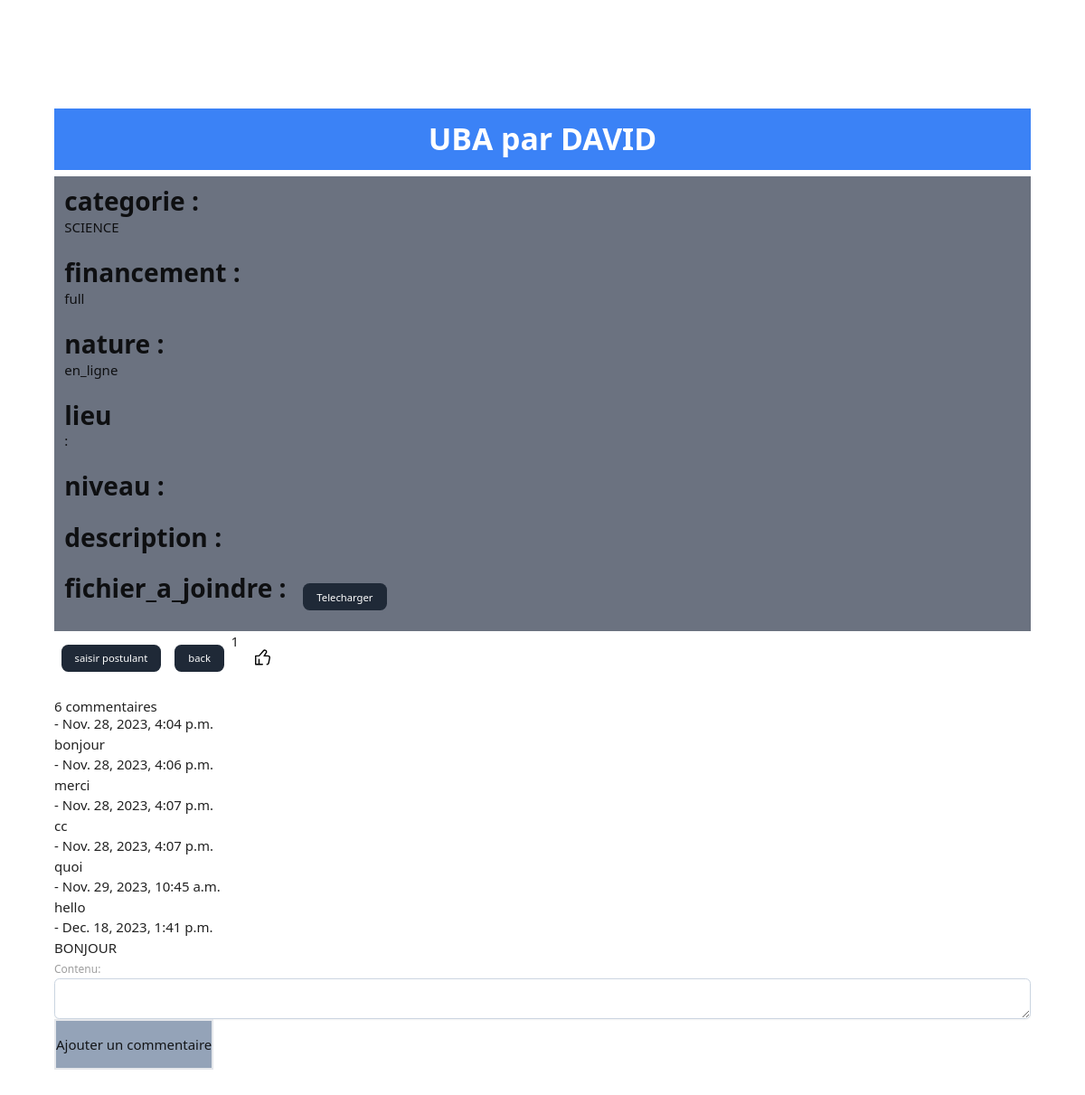
Page /bourse/detail_bourse/1/ (signed in) on the earlier database version.
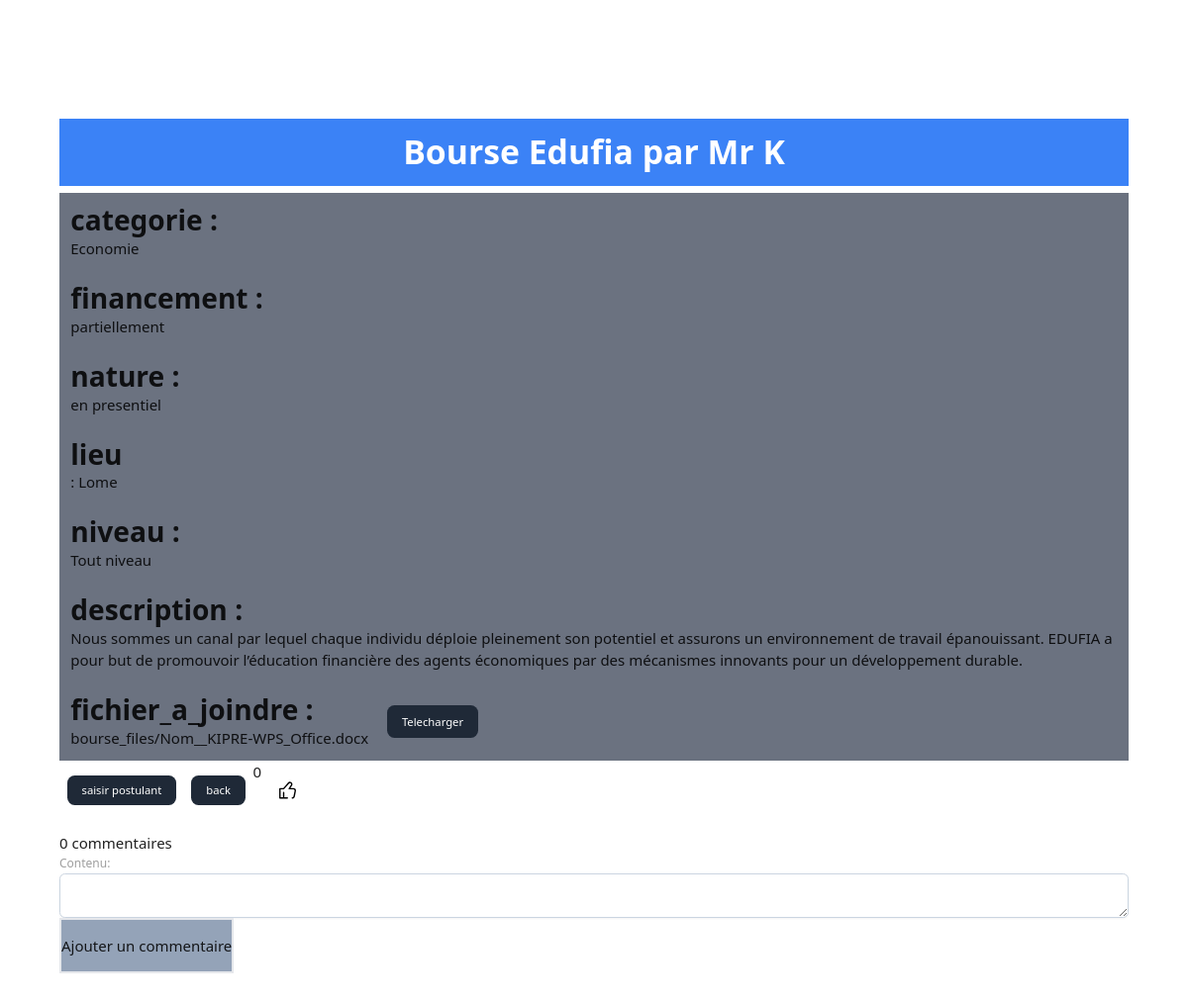
Same page on the later database version.
### Bourse/models.py (models this page shows, shortened)
class Bourse(models.Model):
    titre  = models.CharField(max_length=255)
    publicateur = models.CharField(max_length=255)
    categorie  = models.CharField(max_length=255)
    financement = models.CharField(max_length=255)
    nature = models.CharField(max_length=255)
    lieu = models.CharField(max_length=255, default='')
    niveau = models.CharField(max_length=50, default='')
    description = models.TextField(default='', blank=True, null=True)
    cover_photo = models.ImageField(blank=True, null=True, upload_to="images/")
    fichier_a_joindre = models.FileField(upload_to='bourse_files/', default='')
    likes = models.ManyToManyField(User, related_name='like', default="None", blank="True")
    like_count = models.BigIntegerField(default='0')

class Comment(models.Model):
    bourse = models.ForeignKey(Bourse, on_delete=models.CASCADE)
    auteur = models.CharField(max_length=100, default='')
    contenu = models.TextField()
    date = models.DateTimeField(auto_now_add=True)

### Bourse/views.py (the view)
# urls.py: path('detail_bourse/<int:bourse_id>/', detail_bourse, name='detail_bourse'),
@login_required
def detail_bourse(request, bourse_id):
    bourse = get_object_or_404(Bourse, id=bourse_id)
    commentaire = Comment.objects.filter(bourse=bourse)
    new_comment = None
    if request.method == 'POST':
        comment_form = CommentForm(data=request.POST)
        if comment_form.is_valid():
            new_comment = comment_form.save(commit=False)
            new_comment.bourse = bourse
            new_comment.save()
    else:
        comment_form = CommentForm()
    context = {'bourse': bourse, 'commentaire': commentaire, 'comment_form': comment_form, 'new_comment': new_comment}
    return render(request, 'bourse/detail_bourse.html', context)

### Bourse/forms.py
class CommentForm(forms.ModelForm):
    class Meta:
        model = Comment
        fields = ['contenu']
    contenu = forms.CharField(
        widget=forms.Textarea(attrs={'class': ' placeholder:italic placeholder:text-slate-400 block bg-white w-full border border-slate-300 rounded-md py-2 pl-3 pr-3 shadow-sm focus:outline-none focus:border-sky-500 focus:ring-sky-500 focus:ring-1 sm:text-sm items-center'}),
    )

### templates/bourse/detail_bourse.html (shortened to what this page needs)
{% extends 'base/base.html' %}
{% load tailwind_filters %}
{% block content %}
<div class=" my-16 py-16 px-16">
    <div class="bg-blue-500 text-white p-4 font-bold text-4xl text-center">
        {{ bourse.titre }} par {{ bourse.publicateur }}
    </div>
    <p class="bg-gray-500 mt-2 p-3"> <span class="font-bold text-3xl"> categorie :</span> <br> {{ bourse.categorie }}</p>
    <p class="bg-gray-500 p-3"> <span class="font-bold text-3xl">  financement :</span> <br> {{ bourse.financement }}</p>
    <p class="bg-gray-500 p-3"> <span class="font-bold text-3xl">  nature :</span> <br> {{ bourse.nature }}</p>
    <p class="bg-gray-500 p-3"> <span class="font-bold text-3xl">  lieu </span> <br>: {{ bourse.lieu }}</p>
    <p class="bg-gray-500 p-3"> <span class="font-bold text-3xl">  niveau :</span> <br> {{ bourse.niveau }}</p>
    <p class="bg-gray-500 p-3"> <span class="font-bold text-3xl">  description :</span> <br> {{ bourse.description }}</p>
    <div class="bg-gray-500 flex">
        <p class=" rounded-lg p-3"> <span class="font-bold text-3xl"> fichier_a_joindre :</span>  <br> {{ bourse.fichier_a_joindre }}</p>
        <button id="telecharger-revue" class="bg-gray-800 text-white text-xs m-6 py-2 px-4 mx-2 rounded-lg hover:bg-blue-600 transition">Telecharger</a>
    </div>
    <div class="space-x-4">
        <div class="flex">
            <a href="{% url 'bourse:saisir_postulant' bourse_id=bourse.id %}" class="my-4 bg-gray-800 text-white text-xs py-2 px-4 mx-2 rounded-lg hover:bg-blue-600 transition"> saisir postulant</a>
            <a  href="{% url 'home' %}" class="my-4 bg-gray-800 text-white text-xs py-2 px-4 mx-2 rounded-lg hover:bg-blue-600 transition">back</a>
            <div class="flex">
                <span class="" id="like_count">{{bourse.like_count}}</span>
                <button class="like-btn pl-4" id="like-button" value="{{bourse.id}}">
                </button>
            </div>
        </div>
    </div>
    <div class="py-4">
        <h3>
            {% with commentaire.count as total_commentaire %}
                {{ total_commentaire }} commentaire{{ total_commentaire|pluralize }}
            {% endwith %}
        </h3>
        <div id="commentaires">
            {% for comment in commentaire %}
                <div class="">
                    <p><strong>{{ comment.auteur }}</strong> - {{ comment.date }}</p>
                    <p>{{ comment.contenu }}</p>
                </div>
            {% endfor %}
        </div>
        <form id="comment-form" method="POST" action="{% url 'bourse:ajouter_commentaire' bourse.id %}">
            {{ comment_form | crispy }}
            <button type="submit" class="py-4 border-2 bg-slate-400">Ajouter un commentaire</button>
        </form>
    </div>
</div>
{% endblock %}

### templates/base/base.html (shortened to what this page needs)
{% load static %}
<!DOCTYPE html>
<html lang="en">
<head>
    <link href='https://unpkg.com/boxicons@2.1.4/css/boxicons.min.css' rel='stylesheet'>
    <link rel="stylesheet" href="https://cdnjs.cloudflare.com/ajax/libs/materialize/1.0.0/css/materialize.min.css">
    <script src="https://cdn.tailwindcss.com"></script>
    <link rel="stylesheet" href="https://cdnjs.cloudflare.com/ajax/libs/fullcalendar/3.9.0/fullcalendar.css" />
</head>
<body>
    {% block content %}{% endblock %}
</body>
</html>

Differences in the rows shown:
removed Comment: date "Nov. 28, 2023, 4:04 p.m.", contenu "bonjour"
removed Comment: date "Nov. 28, 2023, 4:06 p.m.", contenu "merci"
removed Comment: date "Nov. 28, 2023, 4:07 p.m.", contenu "cc"
removed Comment: date "Nov. 28, 2023, 4:07 p.m.", contenu "quoi"
removed Comment: date "Nov. 29, 2023, 10:45 a.m.", contenu "hello"
removed Comment: date "Dec. 18, 2023, 1:41 p.m.", contenu "BONJOUR"
changed Bourse: titre "UBA" → "Bourse Edufia"; publicateur "DAVID" → "Mr K"; categorie "SCIENCE" → "Economie"; financement "full" → "partiellement"; nature "en_ligne" → "en presentiel"; lieu (not shown) → "Lome"; niveau (not shown) → "Tout niveau"; description (not shown) → "Nous sommes un canal par lequel chaque individu déploie pleinement son potentiel et assurons un environnement de travail épanouissant. EDUFIA a pour but de promouvoir l’éducation financière des agents économiques par des mécanismes innovants pour un développement durable."; fichier_a_joindre (not shown) → "bourse_files/Nom__KIPRE-WPS_Office.docx"; like_count "1" → "0"
Other differences:
{{ total_commentaire }}: "6" → "0"
